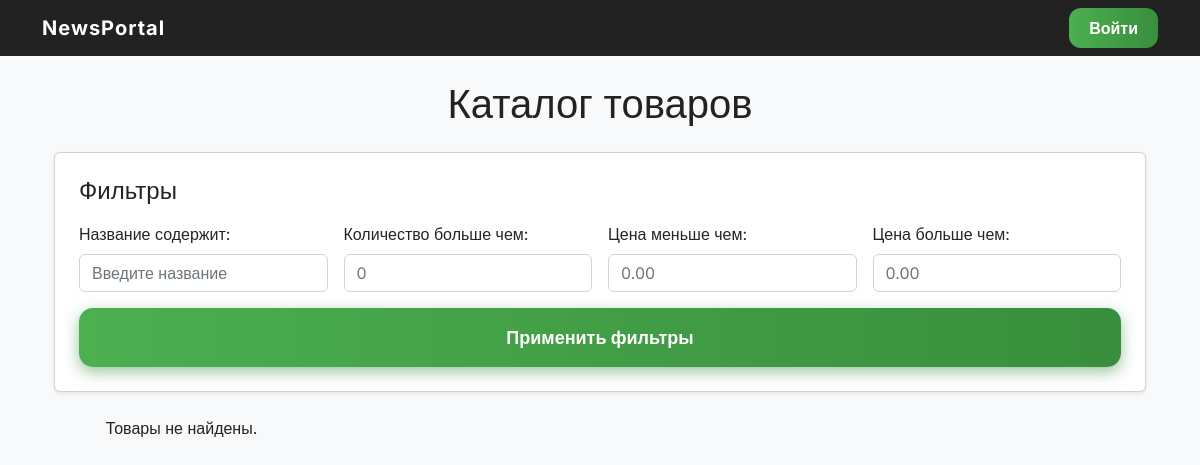
/products/, run on an earlier commit of the app's database.
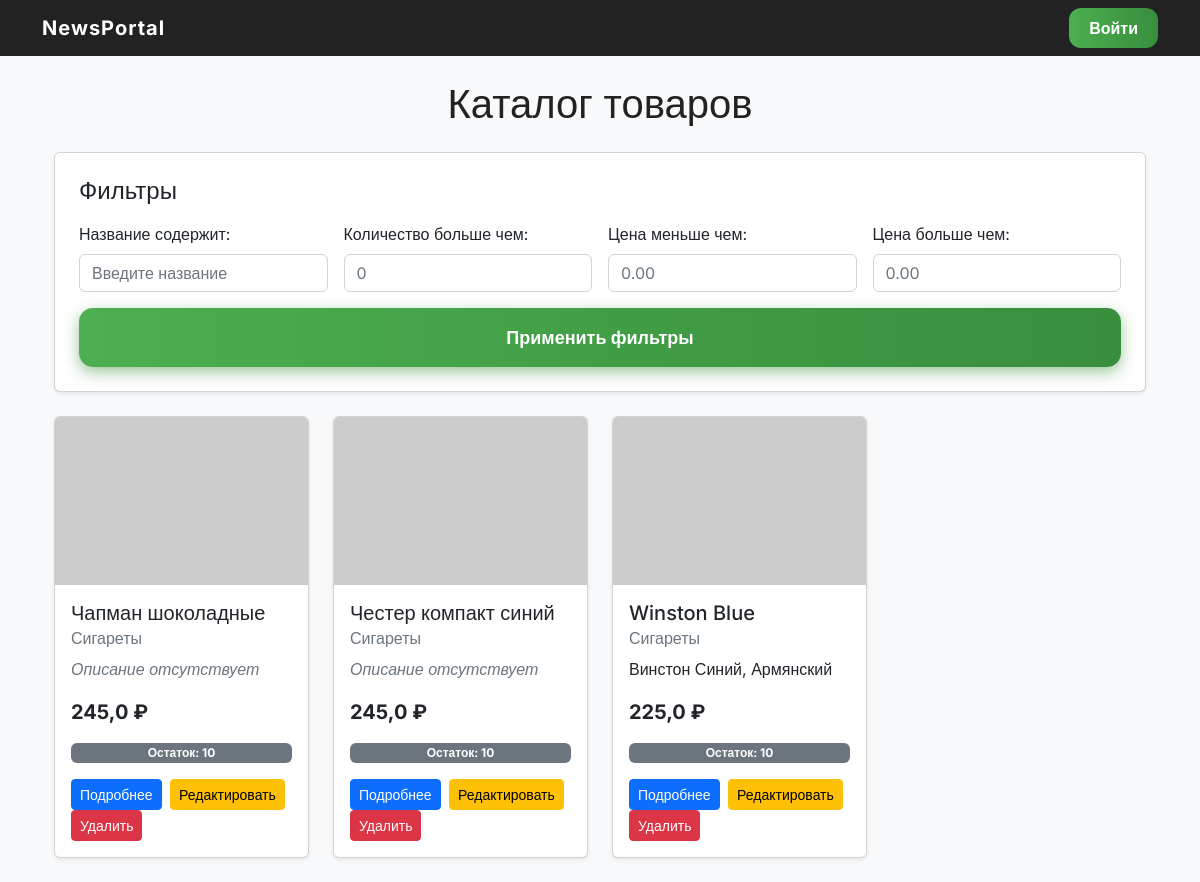
And on a later commit of the database.
### simpleapp/models.py (models this page shows, shortened)
class Product(models.Model):
    name = models.CharField(max_length=50, unique=True)
    description = models.TextField()
    quantity = models.IntegerField(
        validators=[MinValueValidator(0)],
    )
    category = models.ForeignKey(
        to='Category',
        on_delete=models.CASCADE,
        related_name='products',
    )
    price = models.FloatField(
        validators=[MinValueValidator(0.0)],
    )

class Category(models.Model):
    name = models.CharField(max_length=100, unique=True)
    def __str__(self):
        return self.name.title()

### simpleapp/views.py (the view)
# urls.py: path('', ProductsList.as_view(), name='product_list'),
class ProductsList(ListView):
    model = Product
    template_name = 'products.html'
    context_object_name = 'products'
    paginate_by = 4
    def get_queryset(self):
        queryset = super().get_queryset()
        self.filterset = ProductFilter(self.request.GET, queryset)
        return self.filterset.qs
    def get_context_data(self, **kwargs):
        context = super().get_context_data(**kwargs)
        context['filterset'] = self.filterset
        return context
    def paginate_queryset(self, queryset, page_size):
        try:
            return super().paginate_queryset(queryset, page_size)
        except InvalidPage:
            raise Http404("Invalid page")

### simpleapp/templates/products.html (shortened to what this page needs)
{% extends 'base.html' %}
{% block content %}
<div class="container my-4">
  <h1 class="mb-4 text-center">Каталог товаров</h1>
  <div class="card mb-4 p-4 shadow-sm">
    <h4 class="mb-3">Фильтры</h4>
    <form method="get" class="row g-3 align-items-end">
      <div class="col-md-3">
        <label for="id_name" class="form-label">Название содержит:</label>
        <input type="text" name="name" id="id_name" value="{{ request.GET.name }}" class="form-control" placeholder="Введите название">
      </div>
      <div class="col-md-3">
        <label for="id_quantity_gt" class="form-label">Количество больше чем:</label>
        <input type="number" name="quantity_gt" id="id_quantity_gt" value="{{ request.GET.quantity_gt }}" class="form-control" placeholder="0">
      </div>
      <div class="col-md-3">
        <label for="id_price_lt" class="form-label">Цена меньше чем:</label>
        <input type="number" step="0.01" name="price_lt" id="id_price_lt" value="{{ request.GET.price_lt }}" class="form-control" placeholder="0.00">
      </div>
      <div class="col-md-3">
        <label for="id_price_gt" class="form-label">Цена больше чем:</label>
        <input type="number" step="0.01" name="price_gt" id="id_price_gt" value="{{ request.GET.price_gt }}" class="form-control" placeholder="0.00">
      </div>
      <div class="col-12 text-end">
        <button type="submit" class="btn btn-primary px-4">Применить фильтры</button>
      </div>
    </form>
  </div>
  <div class="row row-cols-1 row-cols-md-4 g-4">
    {% for product in products %}
    <div class="col">
      <div class="card h-100 shadow-sm">
        {% if product.image %}
          <img src="{{ product.image.url }}" class="card-img-top" alt="{{ product.name }}">
        {% else %}
          <img src="https://via.placeholder.com/300x200?text=Нет+изображения" class="card-img-top" alt="Нет изображения">
        {% endif %}
        <div class="card-body d-flex flex-column">
          <h5 class="card-title">{{ product.name }}</h5>
          <h6 class="card-subtitle mb-2 text-muted">{{ product.category }}</h6>
          {% if product.description %}
            <p class="card-text flex-grow-1">{{ product.description|truncatewords:15 }}</p>
          {% else %}
            <p class="card-text flex-grow-1 text-muted fst-italic">Описание отсутствует</p>
          {% endif %}
          <p class="fw-bold fs-5">{{ product.price }} ₽</p>
          <span class="badge bg-secondary mb-3">Остаток: {{ product.quantity }}</span>
          <div class="mt-auto">
            <a href="{% url 'product_detail' product.pk %}" class="btn btn-primary btn-sm me-1">Подробнее</a>
            <a href="{% url 'product_update' product.pk %}" class="btn btn-warning btn-sm me-1">Редактировать</a>
            <a href="{% url 'product_delete' product.pk %}" class="btn btn-danger btn-sm">Удалить</a>
          </div>
        </div>
      </div>
    </div>
    {% empty %}
      <p class="text-center">Товары не найдены.</p>
    {% endfor %}
  </div>
</div>
{% endblock %}

### templates/base.html (shortened to what this page needs)
{% load static socialaccount %}
<!DOCTYPE html>
<html lang="ru">
<head>
    <link href="https://cdn.jsdelivr.net/npm/bootstrap@5.3.2/dist/css/bootstrap.min.css" rel="stylesheet" />
    <link rel="stylesheet" href="{% static 'css/styles.css' %}" />
    <link rel="stylesheet" href="{% static 'css/news.css' %}" />
    <link rel="stylesheet" href="{% static 'css/account.css' %}" />
</head>
<body class="bg-light">
<nav class="navbar navbar-expand-lg navbar-dark bg-dark mb-4">
    <div class="container">
        <a class="navbar-brand" href="/">NewsPortal</a>
        <div class="d-flex ms-auto align-items-center gap-2">
            {% if user.is_authenticated %}
                <span class="nav-username">Привет, {{ user.email|default:user.username }}</span>
                <a href="{% url 'account_logout' %}" class="btn btn-logout">Выйти</a>
            {% else %}
                <a href="{% url 'account_login' %}" class="btn btn-login">Войти</a>
            {% endif %}
        </div>
    </div>
</nav>
<div class="container">
    {% block content %}{% endblock %}
</div>
</body>
</html>
</body>
</html>

### static/css/account.css (style rules this page uses)
body { font-family: 'Inter', sans-serif; background: #f0f4f8; margin: 0; color: #222; -webkit-font-smoothing: antialiased; -moz-osx-font-smoothing: grayscale; transition: background-color 0.3s ease, color 0.3s ease; }
button[type="submit"] { width: 100%; padding: 16px 0; background: linear-gradient(90deg, #4caf50, #388e3c); border: none; border-radius: 14px; color: #fff; font-weight: 700; font-size: 18px; cursor: pointer; box-shadow: 0 5px 15px rgba(56, 142, 60, 0.5); transition: background 0.3s ease, box-shadow 0.3s ease, transform 0.15s ease; user-select: none; }
.navbar { background-color: #222 !important; }
.navbar .navbar-brand { color: #fff !important; font-weight: 700; letter-spacing: 0.05em; }
.btn-login, .btn-logout { font-weight: 600; border-radius: 12px; padding: 8px 20px; color: #fff !important; text-decoration: none; display: flex; align-items: center; gap: 8px; transition: all 0.3s ease; border: none !important; cursor: pointer; user-select: none; }
.btn-login { background: linear-gradient(90deg, #4caf50, #388e3c) !important; }

What changed in the data, as far as the page shows it:
added Product: name "Чапман шоколадные", category "Сигареты", description "Описание отсутствует", price "245,0", quantity "10"
added Product: name "Честер компакт синий", category "Сигареты", description "Описание отсутствует", price "245,0", quantity "10"
added Product: name "Winston Blue", category "Сигареты", description "Винстон Синий, Армянский", price "225,0", quantity "10"
Also different on the page:
text no longer shown: "Товары не найдены."
